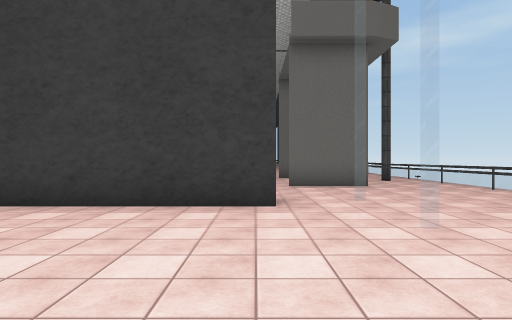
View 1 (above)

22 first-person views from a walk through a 3-D level made in the Unity game engine. The camera is 1.4 m above the floor, looks level and sees 75° across. The floor is counted in squares, 2 m on a side. Each view is taken from the middle of a square. On the plan, view 1 faces up. The plan holds only what a view shows up to about 10 squares ahead; the rest is blank. The place goes on beyond the plan. The player is left out. Some animated figures are left out. Some surface patterns are stand-ins.

View 2
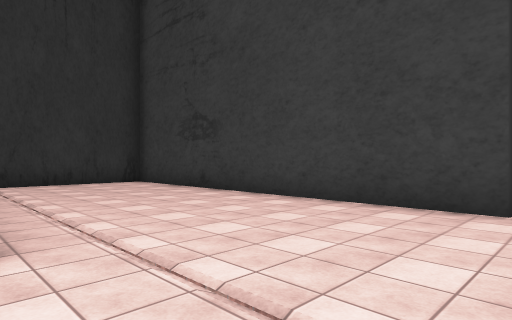

View 3
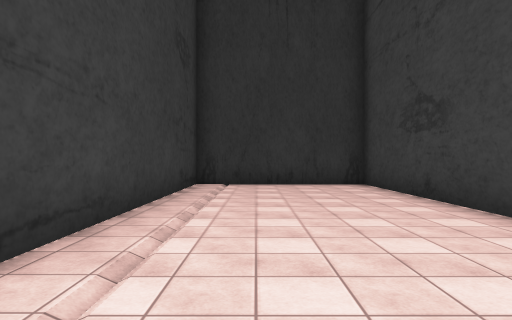

View 4
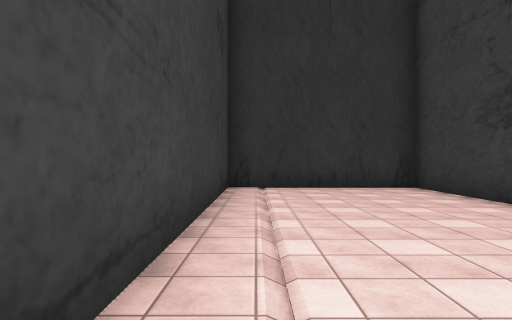

View 5
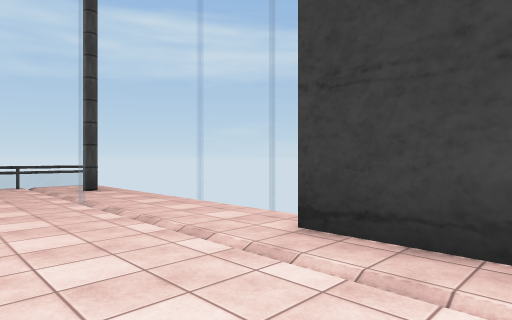

View 6
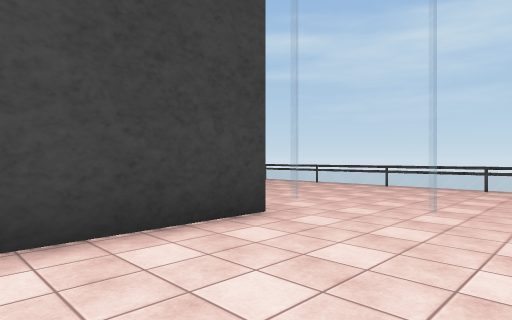

View 7
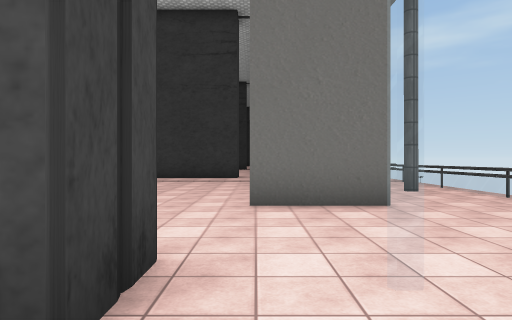

View 8
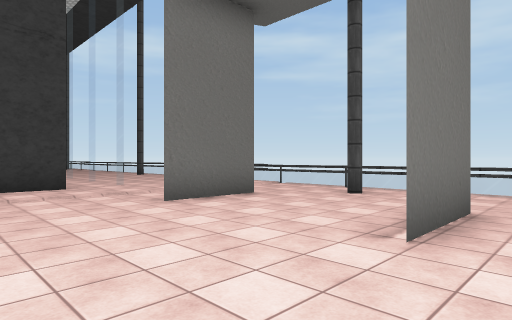

View 9
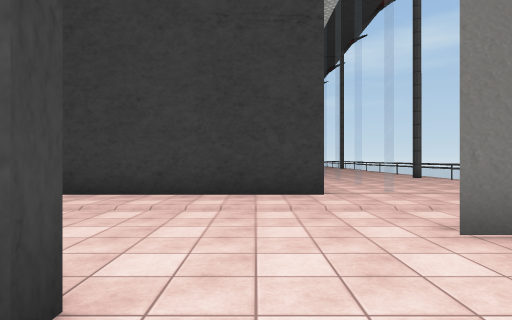

View 10
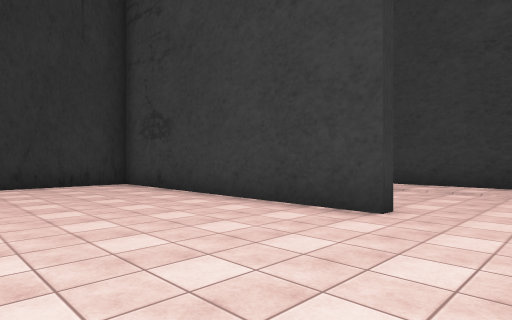

View 11
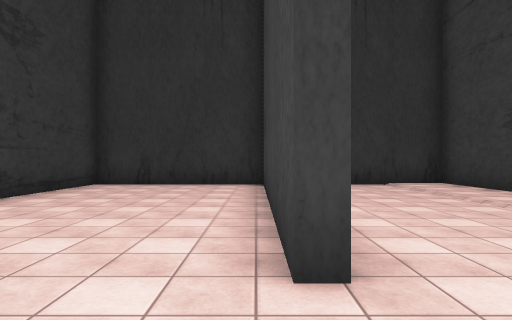

View 12
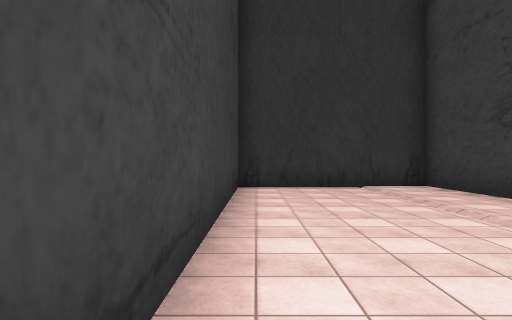

View 13
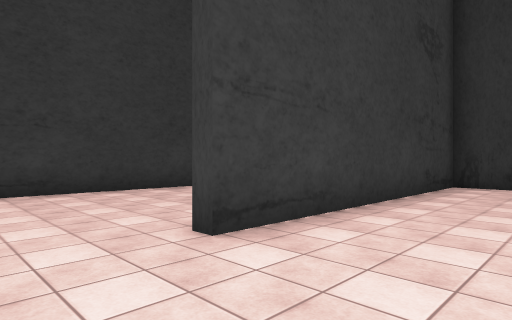

View 14
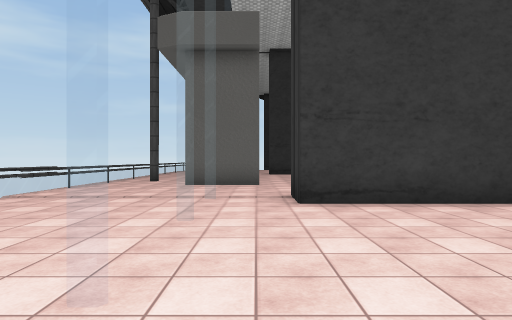

View 15
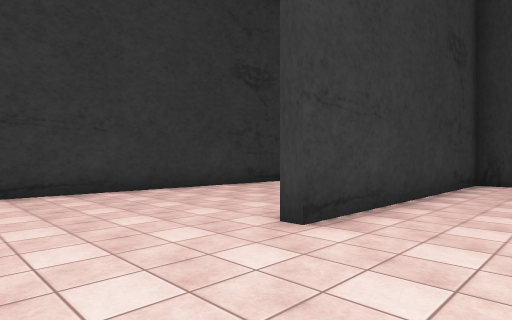

View 16
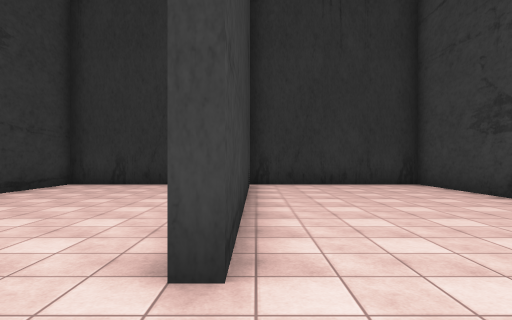

View 17
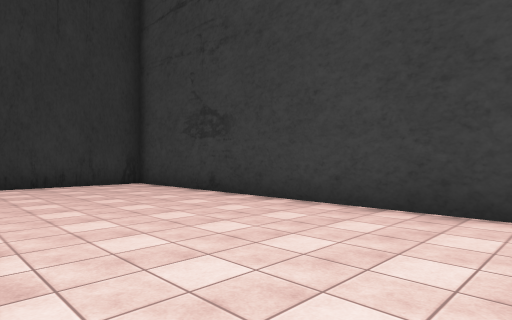

View 18
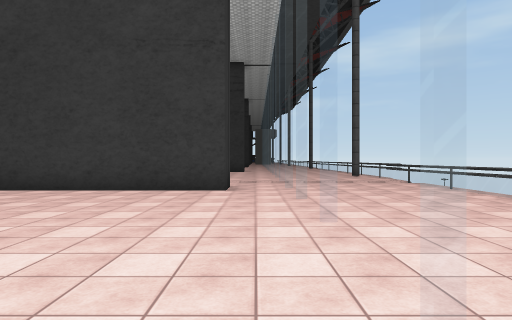

View 19
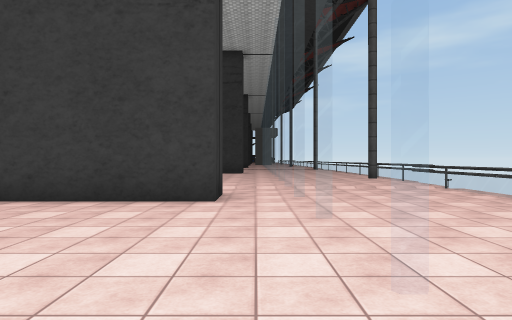

View 20
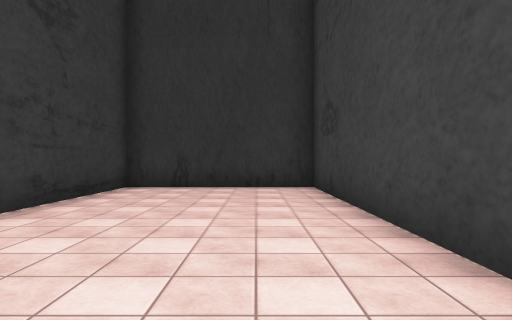

View 21
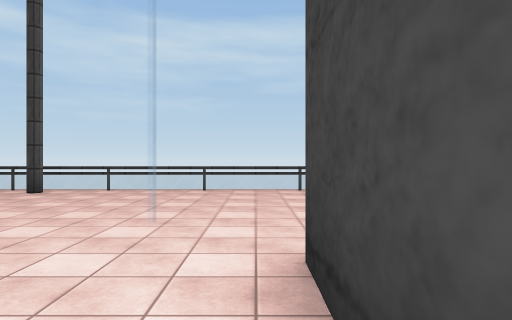

View 22
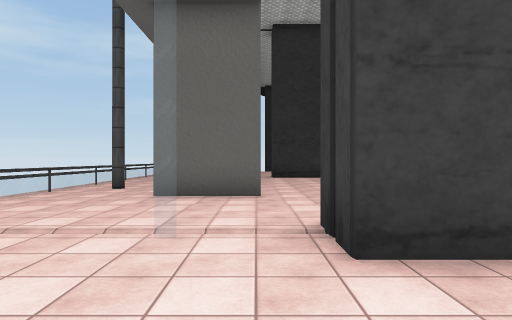

### Floor plan
Key: @ floor where view 1 was taken; # wall or solid block; . floor; = window, fence, low wall or low ledge.
Columns run from 10 left of view 1 to 6 right of it. Each row starts with its distance up from view 1.
 32           .. ...#
 31           ..=...=
 30           ..=...#
 29           #.=...#
 28 ###########.=...#
 27 #...........=...#
 26 #...........=...#
 25 #...........=...#
 24 #...........=...#
 23 #########...=..##
 22 #...........=...#
 21 #...........=...#
 20 #...........=...#
 19 #...........=...#
 18 #...........=...#
 17 ###########.=...#
 16 #...........=...=
 15 #...........=...=
 14 #...........=...#
 13 #..........###..#
 12 #.............#.#
 11 #########.......#
 10 #...............#
  9 #..........###..#
  8 #...........=...#
  7 #...........=...#
  6 ###########.=...#
  5 ###########.=...#
  4 #...........=...#
  3 #...........=...#
  2 #...........=...#
  1 #...........=...#
  0 #########.@.=...#
 -1             =
 -2             =
 -3             =

Positions as (right, up) in squares from view 1, and headings:
1: (0, 0), facing up
2: (1, 0), facing up-left
3: (0, 2), facing left
4: (-1, 1), facing left
5: (-4, 3), facing down-right
6: (-3, 2), facing up-right
7: (1, 4), facing up
8: (-2, 8), facing up-right
9: (-1, 10), facing up
10: (0, 7), facing up-left
11: (0, 11), facing left
12: (-1, 12), facing left
13: (0, 14), facing down-left
14: (1, 23), facing down
15: (1, 25), facing down-left
16: (0, 23), facing left
17: (0, 23), facing up-left
18: (1, 20), facing up
19: (1, 22), facing up
20: (-1, 21), facing left
21: (-2, 18), facing right
22: (1, 20), facing down
